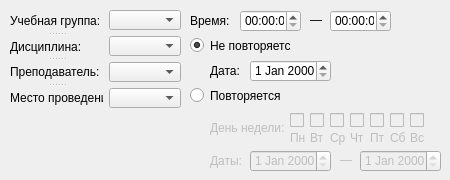
<?xml version="1.0" encoding="UTF-8"?>
<ui version="4.0">
 <class>Form</class>
 <widget class="QWidget" name="Form">
  <property name="geometry">
   <rect>
    <x>0</x>
    <y>0</y>
    <width>450</width>
    <height>180</height>
   </rect>
  </property>
  <property name="windowTitle">
   <string>Form</string>
  </property>
  <widget class="QLabel" name="label_5">
   <property name="geometry">
    <rect>
     <x>190</x>
     <y>10</y>
     <width>47</width>
     <height>21</height>
    </rect>
   </property>
   <property name="text">
    <string>Время:</string>
   </property>
  </widget>
  <widget class="QTimeEdit" name="timeEdit">
   <property name="geometry">
    <rect>
     <x>240</x>
     <y>10</y>
     <width>61</width>
     <height>22</height>
    </rect>
   </property>
  </widget>
  <widget class="QRadioButton" name="radioButton">
   <property name="enabled">
    <bool>true</bool>
   </property>
   <property name="geometry">
    <rect>
     <x>190</x>
     <y>30</y>
     <width>101</width>
     <height>31</height>
    </rect>
   </property>
   <property name="autoFillBackground">
    <bool>false</bool>
   </property>
   <property name="text">
    <string>Не повторяется</string>
   </property>
   <property name="checked">
    <bool>true</bool>
   </property>
   <attribute name="buttonGroup">
    <string notr="true">buttonGroup</string>
   </attribute>
  </widget>
  <widget class="QRadioButton" name="radioButton_2">
   <property name="geometry">
    <rect>
     <x>190</x>
     <y>80</y>
     <width>91</width>
     <height>31</height>
    </rect>
   </property>
   <property name="text">
    <string>Повторяется</string>
   </property>
   <attribute name="buttonGroup">
    <string notr="true">buttonGroup</string>
   </attribute>
  </widget>
  <widget class="QDateEdit" name="dateEdit">
   <property name="geometry">
    <rect>
     <x>250</x>
     <y>60</y>
     <width>81</width>
     <height>22</height>
    </rect>
   </property>
  </widget>
  <widget class="QTimeEdit" name="timeEdit_2">
   <property name="geometry">
    <rect>
     <x>330</x>
     <y>10</y>
     <width>61</width>
     <height>22</height>
    </rect>
   </property>
  </widget>
  <widget class="QLabel" name="label_6">
   <property name="geometry">
    <rect>
     <x>310</x>
     <y>10</y>
     <width>47</width>
     <height>20</height>
    </rect>
   </property>
   <property name="text">
    <string>—</string>
   </property>
  </widget>
  <widget class="QDateEdit" name="dateEdit_2">
   <property name="enabled">
    <bool>false</bool>
   </property>
   <property name="geometry">
    <rect>
     <x>250</x>
     <y>150</y>
     <width>81</width>
     <height>22</height>
    </rect>
   </property>
  </widget>
  <widget class="QLabel" name="label_7">
   <property name="enabled">
    <bool>false</bool>
   </property>
   <property name="geometry">
    <rect>
     <x>340</x>
     <y>150</y>
     <width>16</width>
     <height>20</height>
    </rect>
   </property>
   <property name="text">
    <string>—</string>
   </property>
  </widget>
  <widget class="QDateEdit" name="dateEdit_3">
   <property name="enabled">
    <bool>false</bool>
   </property>
   <property name="geometry">
    <rect>
     <x>360</x>
     <y>150</y>
     <width>81</width>
     <height>22</height>
    </rect>
   </property>
  </widget>
  <widget class="QLabel" name="label_8">
   <property name="enabled">
    <bool>false</bool>
   </property>
   <property name="geometry">
    <rect>
     <x>210</x>
     <y>150</y>
     <width>47</width>
     <height>21</height>
    </rect>
   </property>
   <property name="text">
    <string>Даты:</string>
   </property>
  </widget>
  <widget class="QLabel" name="label_9">
   <property name="enabled">
    <bool>false</bool>
   </property>
   <property name="geometry">
    <rect>
     <x>210</x>
     <y>112</y>
     <width>81</width>
     <height>31</height>
    </rect>
   </property>
   <property name="text">
    <string>День недели:</string>
   </property>
  </widget>
  <widget class="QLabel" name="label_10">
   <property name="geometry">
    <rect>
     <x>210</x>
     <y>60</y>
     <width>47</width>
     <height>21</height>
    </rect>
   </property>
   <property name="text">
    <string>Дата:</string>
   </property>
  </widget>
  <widget class="QCheckBox" name="checkBox_7">
   <property name="enabled">
    <bool>false</bool>
   </property>
   <property name="geometry">
    <rect>
     <x>290</x>
     <y>110</y>
     <width>31</width>
     <height>21</height>
    </rect>
   </property>
   <property name="layoutDirection">
    <enum>Qt::LeftToRight</enum>
   </property>
   <property name="text">
    <string/>
   </property>
  </widget>
  <widget class="QLabel" name="label_11">
   <property name="enabled">
    <bool>false</bool>
   </property>
   <property name="geometry">
    <rect>
     <x>290</x>
     <y>130</y>
     <width>16</width>
     <height>16</height>
    </rect>
   </property>
   <property name="text">
    <string>Пн</string>
   </property>
  </widget>
  <widget class="QCheckBox" name="checkBox_8">
   <property name="enabled">
    <bool>false</bool>
   </property>
   <property name="geometry">
    <rect>
     <x>310</x>
     <y>110</y>
     <width>16</width>
     <height>21</height>
    </rect>
   </property>
   <property name="text">
    <string/>
   </property>
  </widget>
  <widget class="QCheckBox" name="checkBox_9">
   <property name="enabled">
    <bool>false</bool>
   </property>
   <property name="geometry">
    <rect>
     <x>330</x>
     <y>110</y>
     <width>16</width>
     <height>21</height>
    </rect>
   </property>
   <property name="text">
    <string/>
   </property>
  </widget>
  <widget class="QCheckBox" name="checkBox_10">
   <property name="enabled">
    <bool>false</bool>
   </property>
   <property name="geometry">
    <rect>
     <x>350</x>
     <y>110</y>
     <width>16</width>
     <height>21</height>
    </rect>
   </property>
   <property name="text">
    <string/>
   </property>
  </widget>
  <widget class="QCheckBox" name="checkBox_11">
   <property name="enabled">
    <bool>false</bool>
   </property>
   <property name="geometry">
    <rect>
     <x>390</x>
     <y>110</y>
     <width>16</width>
     <height>21</height>
    </rect>
   </property>
   <property name="text">
    <string/>
   </property>
  </widget>
  <widget class="QCheckBox" name="checkBox_12">
   <property name="enabled">
    <bool>false</bool>
   </property>
   <property name="geometry">
    <rect>
     <x>370</x>
     <y>110</y>
     <width>16</width>
     <height>21</height>
    </rect>
   </property>
   <property name="text">
    <string/>
   </property>
  </widget>
  <widget class="QCheckBox" name="checkBox_13">
   <property name="enabled">
    <bool>false</bool>
   </property>
   <property name="geometry">
    <rect>
     <x>410</x>
     <y>110</y>
     <width>16</width>
     <height>21</height>
    </rect>
   </property>
   <property name="text">
    <string/>
   </property>
  </widget>
  <widget class="QLabel" name="label_12">
   <property name="enabled">
    <bool>false</bool>
   </property>
   <property name="geometry">
    <rect>
     <x>310</x>
     <y>130</y>
     <width>47</width>
     <height>16</height>
    </rect>
   </property>
   <property name="text">
    <string>Вт</string>
   </property>
  </widget>
  <widget class="QLabel" name="label_13">
   <property name="enabled">
    <bool>false</bool>
   </property>
   <property name="geometry">
    <rect>
     <x>330</x>
     <y>130</y>
     <width>47</width>
     <height>16</height>
    </rect>
   </property>
   <property name="text">
    <string>Ср</string>
   </property>
  </widget>
  <widget class="QLabel" name="label_14">
   <property name="enabled">
    <bool>false</bool>
   </property>
   <property name="geometry">
    <rect>
     <x>350</x>
     <y>130</y>
     <width>47</width>
     <height>16</height>
    </rect>
   </property>
   <property name="text">
    <string>Чт</string>
   </property>
  </widget>
  <widget class="QLabel" name="label_15">
   <property name="enabled">
    <bool>false</bool>
   </property>
   <property name="geometry">
    <rect>
     <x>370</x>
     <y>130</y>
     <width>47</width>
     <height>16</height>
    </rect>
   </property>
   <property name="text">
    <string>Пт</string>
   </property>
  </widget>
  <widget class="QLabel" name="label_16">
   <property name="enabled">
    <bool>false</bool>
   </property>
   <property name="geometry">
    <rect>
     <x>390</x>
     <y>130</y>
     <width>47</width>
     <height>16</height>
    </rect>
   </property>
   <property name="text">
    <string>Сб</string>
   </property>
  </widget>
  <widget class="QLabel" name="label_17">
   <property name="enabled">
    <bool>false</bool>
   </property>
   <property name="geometry">
    <rect>
     <x>410</x>
     <y>130</y>
     <width>47</width>
     <height>16</height>
    </rect>
   </property>
   <property name="text">
    <string>Вс</string>
   </property>
  </widget>
  <widget class="QWidget" name="">
   <property name="geometry">
    <rect>
     <x>10</x>
     <y>10</y>
     <width>171</width>
     <height>98</height>
    </rect>
   </property>
   <layout class="QGridLayout" name="gridLayout">
    <item row="2" column="1">
     <widget class="QComboBox" name="comboBox_3"/>
    </item>
    <item row="3" column="1">
     <widget class="QComboBox" name="comboBox_4"/>
    </item>
    <item row="1" column="1">
     <widget class="QComboBox" name="comboBox_2"/>
    </item>
    <item row="0" column="0" rowspan="4">
     <widget class="QSplitter" name="splitter">
      <property name="orientation">
       <enum>Qt::Vertical</enum>
      </property>
      <widget class="QLabel" name="label">
       <property name="text">
        <string>Учебная группа:</string>
       </property>
      </widget>
      <widget class="QLabel" name="label_2">
       <property name="text">
        <string>Дисциплина:</string>
       </property>
      </widget>
      <widget class="QLabel" name="label_3">
       <property name="text">
        <string>Преподаватель:</string>
       </property>
      </widget>
      <widget class="QLabel" name="label_4">
       <property name="text">
        <string>Место проведения:</string>
       </property>
      </widget>
     </widget>
    </item>
    <item row="0" column="1">
     <widget class="QComboBox" name="comboBox"/>
    </item>
   </layout>
  </widget>
 </widget>
 <resources/>
 <connections/>
 <buttongroups>
  <buttongroup name="buttonGroup"/>
 </buttongroups>
</ui>
